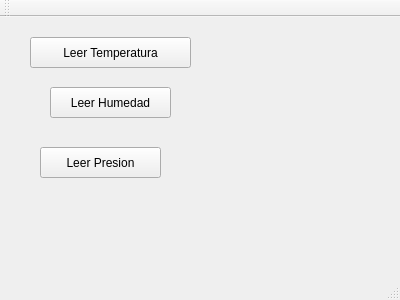
<?xml version="1.0" encoding="UTF-8"?>
<ui version="4.0">
 <class>MainWindow</class>
 <widget class="QMainWindow" name="MainWindow">
  <property name="geometry">
   <rect>
    <x>0</x>
    <y>0</y>
    <width>400</width>
    <height>300</height>
   </rect>
  </property>
  <property name="windowTitle">
   <string>MainWindow</string>
  </property>
  <widget class="QWidget" name="centralWidget">
   <widget class="QPushButton" name="Temperatura">
    <property name="geometry">
     <rect>
      <x>30</x>
      <y>20</y>
      <width>161</width>
      <height>31</height>
     </rect>
    </property>
    <property name="text">
     <string>Leer Temperatura</string>
    </property>
   </widget>
   <widget class="QPushButton" name="Humedad">
    <property name="geometry">
     <rect>
      <x>50</x>
      <y>70</y>
      <width>121</width>
      <height>31</height>
     </rect>
    </property>
    <property name="text">
     <string>Leer Humedad</string>
    </property>
   </widget>
   <widget class="QPushButton" name="Presion">
    <property name="geometry">
     <rect>
      <x>40</x>
      <y>130</y>
      <width>121</width>
      <height>31</height>
     </rect>
    </property>
    <property name="text">
     <string>Leer Presion</string>
    </property>
   </widget>
  </widget>
  <widget class="QMenuBar" name="menuBar">
   <property name="geometry">
    <rect>
     <x>0</x>
     <y>0</y>
     <width>400</width>
     <height>27</height>
    </rect>
   </property>
  </widget>
  <widget class="QToolBar" name="mainToolBar">
   <attribute name="toolBarArea">
    <enum>TopToolBarArea</enum>
   </attribute>
   <attribute name="toolBarBreak">
    <bool>false</bool>
   </attribute>
  </widget>
  <widget class="QStatusBar" name="statusBar"/>
 </widget>
 <layoutdefault spacing="6" margin="11"/>
 <resources/>
 <connections/>
</ui>
